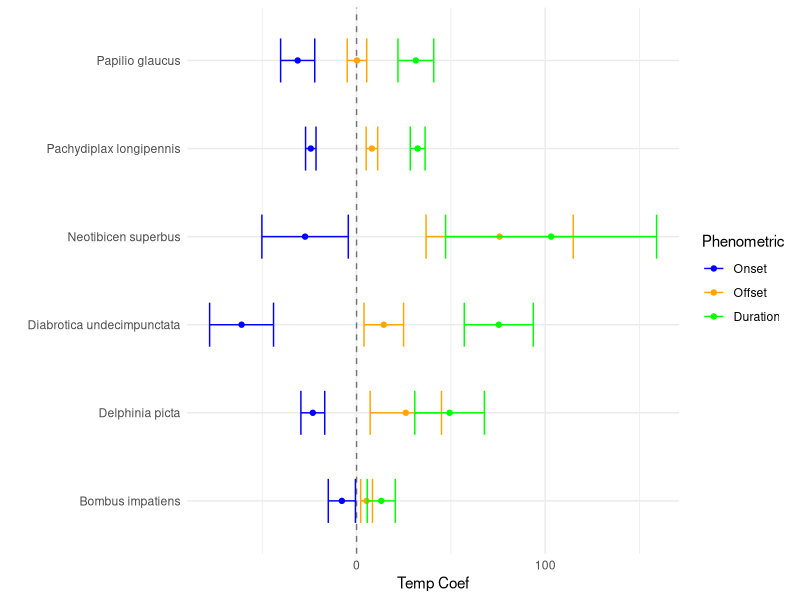

The R source for this figure: (Note: this script raises an error after producing the figure.)
library(tidyverse)
library(ggeffects)

# Interaction Response Curves
mdf <- readr::read_csv("PGLMM_data/model_df_5cells_treespp.csv")

common_spp <- mdf %>% 
  group_by(scientificName, Order) %>% 
  summarise(count = n())

# most common spp
get_temp_coef_onset <- function(binomial){
  df <- dplyr::filter(mdf, scientificName == binomial)
  mod <- lm(onset ~ temp, data = df)
  coef <- unname(mod$coefficients['temp'])
  return(coef)
}

get_temp_coef_se_onset <- function(binomial){
  df <- dplyr::filter(mdf, scientificName == binomial)
  mod <- lm(onset ~ temp, data = df)
  se <- coef(summary(mod))[,"Std. Error"]['temp'] 
  return(se)
}

spp_list <- c("Pachydiplax longipennis",
              "Bombus impatiens",
              "Papilio glaucus",
              "Diabrotica undecimpunctata",
              "Delphinia picta",
              "Neotibicen superbus")

model_coef <- lapply(X = spp_list, FUN = get_temp_coef_onset)
model_se <- lapply(X = spp_list, FUN = get_temp_coef_se_onset)

temp_coef_df_onset <- data.frame(
  scientificName = c("Pachydiplax longipennis",
                     "Bombus impatiens",
                     "Papilio glaucus",
                     "Diabrotica undecimpunctata",
                     "Delphinia picta",
                     "Neotibicen superbus"),
  
  coef = c(model_coef[[1]],
           model_coef[[2]],
           model_coef[[3]],
           model_coef[[4]],
           model_coef[[5]],
           model_coef[[6]]),
  
  high_se =c(model_coef[[1]] + (2 * model_se[[1]]),
             model_coef[[2]] + (2 * model_se[[2]]),
             model_coef[[3]] + (2 * model_se[[3]]),
             model_coef[[4]] + (2 * model_se[[4]]),
             model_coef[[5]] + (2 * model_se[[5]]),
             model_coef[[6]] + (2 * model_se[[6]])),
  
   low_se =c(model_coef[[1]] - (2 * model_se[[1]]),
             model_coef[[2]] - (2 * model_se[[2]]),
             model_coef[[3]] - (2 * model_se[[3]]),
             model_coef[[4]] - (2 * model_se[[4]]),
             model_coef[[5]] - (2 * model_se[[5]]),
             model_coef[[6]] - (2 * model_se[[6]]))
) %>% 
  mutate(Phenometric = "Onset")

get_temp_coef_offset <- function(binomial){
  df <- dplyr::filter(mdf, scientificName == binomial)
  mod <- lm(offset ~ temp, data = df)
  coef <- unname(mod$coefficients['temp'])
  return(coef)
}

get_temp_coef_se_offset <- function(binomial){
  df <- dplyr::filter(mdf, scientificName == binomial)
  mod <- lm(offset ~ temp, data = df)
  se <- coef(summary(mod))[,"Std. Error"]['temp'] 
  return(se)
}

spp_list <- c("Pachydiplax longipennis",
              "Bombus impatiens",
              "Papilio glaucus",
              "Diabrotica undecimpunctata",
              "Delphinia picta",
              "Neotibicen superbus")

model_coef_off <- lapply(X = spp_list, FUN = get_temp_coef_offset)
model_se_off <- lapply(X = spp_list, FUN = get_temp_coef_se_offset)


temp_coef_df_offset <- data.frame(
  scientificName = c("Pachydiplax longipennis",
                     "Bombus impatiens",
                     "Papilio glaucus",
                     "Diabrotica undecimpunctata",
                     "Delphinia picta",
                     "Neotibicen superbus"),
  coef = c(model_coef_off[[1]],
           model_coef_off[[2]],
           model_coef_off[[3]],
           model_coef_off[[4]],
           model_coef_off[[5]],
           model_coef_off[[6]]),
  
  high_se =c(model_coef_off[[1]] + (2 * model_se_off[[1]]),
             model_coef_off[[2]] + (2 * model_se_off[[2]]),
             model_coef_off[[3]] + (2 * model_se_off[[3]]),
             model_coef_off[[4]] + (2 * model_se_off[[4]]),
             model_coef_off[[5]] + (2 * model_se_off[[5]]),
             model_coef_off[[6]] + (2 * model_se_off[[6]])),
  
  low_se =c(model_coef_off[[1]] - (2 * model_se_off[[1]]),
            model_coef_off[[2]] - (2 * model_se_off[[2]]),
            model_coef_off[[3]] - (2 * model_se_off[[3]]),
            model_coef_off[[4]] - (2 * model_se_off[[4]]),
            model_coef_off[[5]] - (2 * model_se_off[[5]]),
            model_coef_off[[6]] - (2 * model_se_off[[6]]))
  
) %>% 
  mutate(Phenometric = "Offset")


get_temp_coef_duration <- function(binomial){
  df <- dplyr::filter(mdf, scientificName == binomial)
  bimod <- lm(duration ~ temp, data = df)
  coef <- unname(bimod$coefficients['temp'])
  return(coef)
}

get_temp_coef_se_duration <- function(binomial){
  df <- dplyr::filter(mdf, scientificName == binomial)
  mod <- lm(duration ~ temp, data = df)
  se <- coef(summary(mod))[,"Std. Error"]['temp'] 
  return(se)
}

spp_list <- c("Pachydiplax longipennis",
              "Bombus impatiens",
              "Papilio glaucus",
              "Diabrotica undecimpunctata",
              "Delphinia picta",
              "Neotibicen superbus")

model_coef_dur <- lapply(X = spp_list, FUN = get_temp_coef_duration)
model_se_dur <- lapply(X = spp_list, FUN = get_temp_coef_se_duration)

temp_coef_df_duration <- data.frame(
  scientificName = c("Pachydiplax longipennis",
                     "Bombus impatiens",
                     "Papilio glaucus",
                     "Diabrotica undecimpunctata",
                     "Delphinia picta",
                     "Neotibicen superbus"),
  coef = c(model_coef_dur[[1]],
           model_coef_dur[[2]],
           model_coef_dur[[3]],
           model_coef_dur[[4]],
           model_coef_dur[[5]],
           model_coef_dur[[6]]),
  
  high_se =c(model_coef_dur[[1]] + (2 * model_se_dur[[1]]),
             model_coef_dur[[2]] + (2 * model_se_dur[[2]]),
             model_coef_dur[[3]] + (2 * model_se_dur[[3]]),
             model_coef_dur[[4]] + (2 * model_se_dur[[4]]),
             model_coef_dur[[5]] + (2 * model_se_dur[[5]]),
             model_coef_dur[[6]] + (2 * model_se_dur[[6]])),
  
  low_se =c(model_coef_dur[[1]] - (2 * model_se_dur[[1]]),
            model_coef_dur[[2]] - (2 * model_se_dur[[2]]),
            model_coef_dur[[3]] - (2 * model_se_dur[[3]]),
            model_coef_dur[[4]] - (2 * model_se_dur[[4]]),
            model_coef_dur[[5]] - (2 * model_se_dur[[5]]),
            model_coef_dur[[6]] - (2 * model_se_dur[[6]]))
) %>% 
  mutate(Phenometric = "Duration")


tot_coef_df <- rbind(temp_coef_df_onset, temp_coef_df_offset, temp_coef_df_duration)
tot_coef_df$Phenometric <- factor(tot_coef_df$Phenometric, levels = c("Onset", "Offset", "Duration"))


p <- ggplot(tot_coef_df, mapping = aes(x = coef, y = scientificName, color = Phenometric)) + 
  geom_vline(xintercept = 0, alpha = 0.5, linetype = "dashed") + 
  geom_point() +  
  geom_errorbarh(mapping = aes(xmin = low_se, xmax = high_se, y = scientificName),
                 height = 0.5) +
  scale_color_manual(values = c("blue", "orange", "green")) + 
  labs(x = "Temp Coef", y = "") +
  theme_minimal()
p

pg <- "https://upload.wikimedia.org/wikipedia/commons/7/7e/Eastern_Tiger_Swallowtail_Papilio_glaucus_Female_2838px.jpg"
pl <- "https://upload.wikimedia.org/wikipedia/commons/8/8d/Pachydiplax_longipennis_Blue_Dasher_1500px.jpg"
ns <- "https://upload.wikimedia.org/wikipedia/commons/7/73/Neotibicen_superbus_P1500620a.jpg"
du <- "https://upload.wikimedia.org/wikipedia/commons/b/b2/Spotted_Cucumber_Beetle_-_Diabrotica_undecimpunctata%2C_near_Buffalo%2C_Texas.jpg"
dp <- "https://upload.wikimedia.org/wikipedia/commons/6/67/Delphinia_picta_P1320004b.jpg"
bi <- "https://upload.wikimedia.org/wikipedia/commons/c/ce/Common_Eastern_Bumble_Bee_%28Bombus_impatiens%29_-_Kitchener%2C_Ontario_01.jpg"

## add in images
library(cowplot)
pimage <- axis_canvas(p, axis = 'y') + 
  draw_image(pg, y = 5.5, scale = 1) +
  draw_image(pl, y = 4.5, scale = 1) +
  draw_image(ns, y = 3.5, scale = 1) +
  draw_image(du, y = 2.5, scale = 1) +
  draw_image(dp, y = 1.5, scale = 1) +
  draw_image(bi, y = 0.5, scale = 1) 
  
ggdraw(insert_yaxis_grob(p, pimage, position = "left"))

ggsave(filename = "Tables&Figures/spp_temp_sensitivity.png", width = 10, height = 7)
